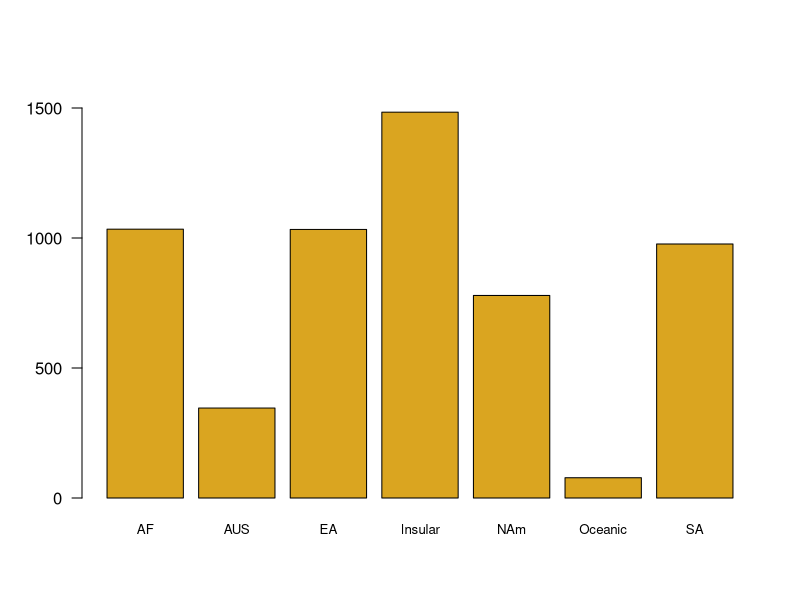
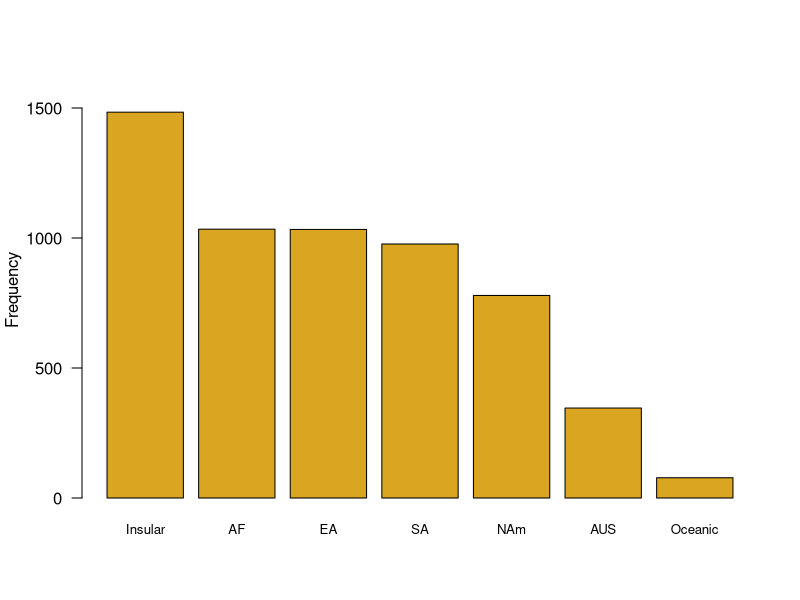
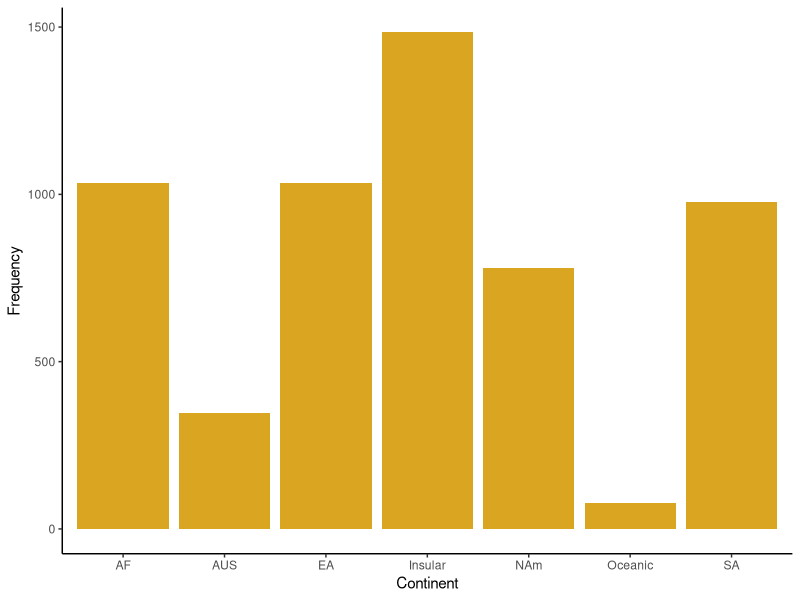
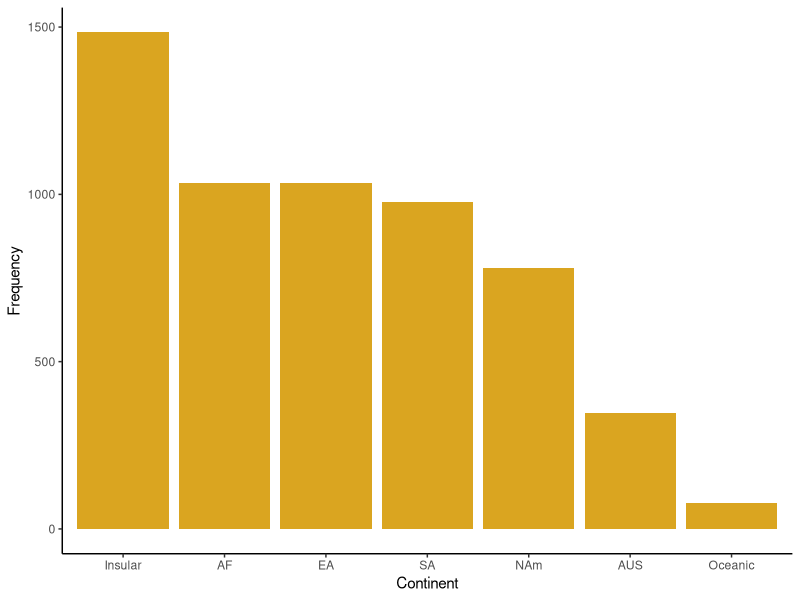
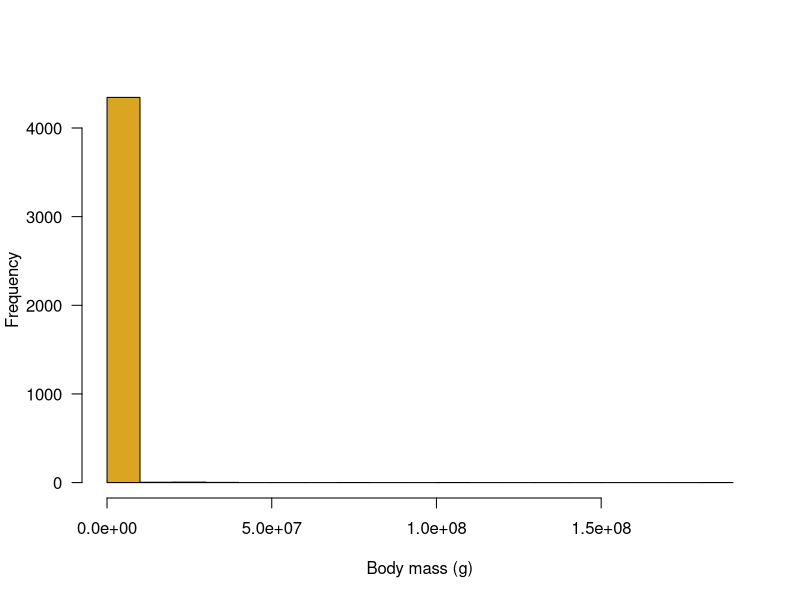
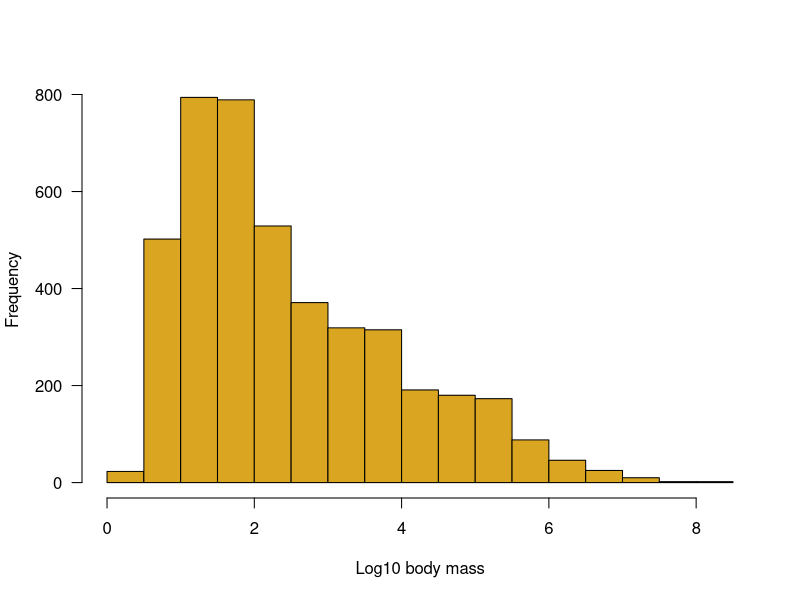
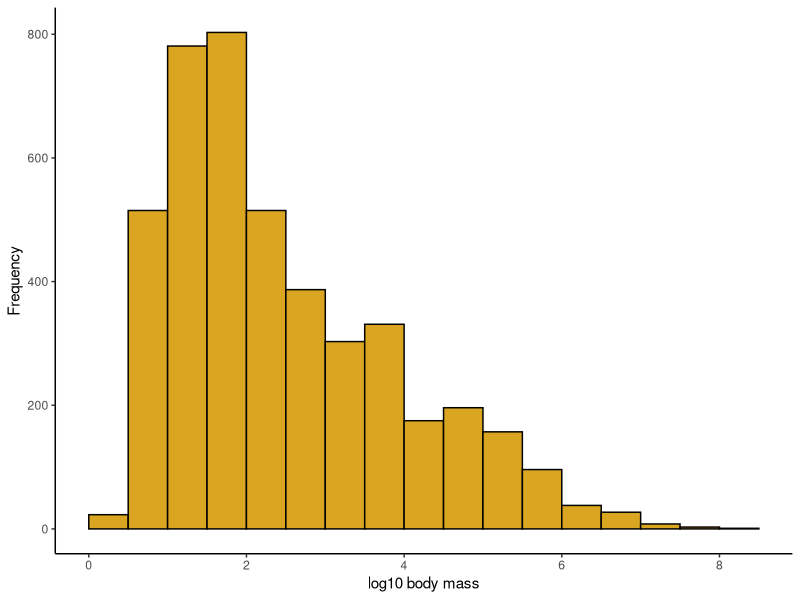
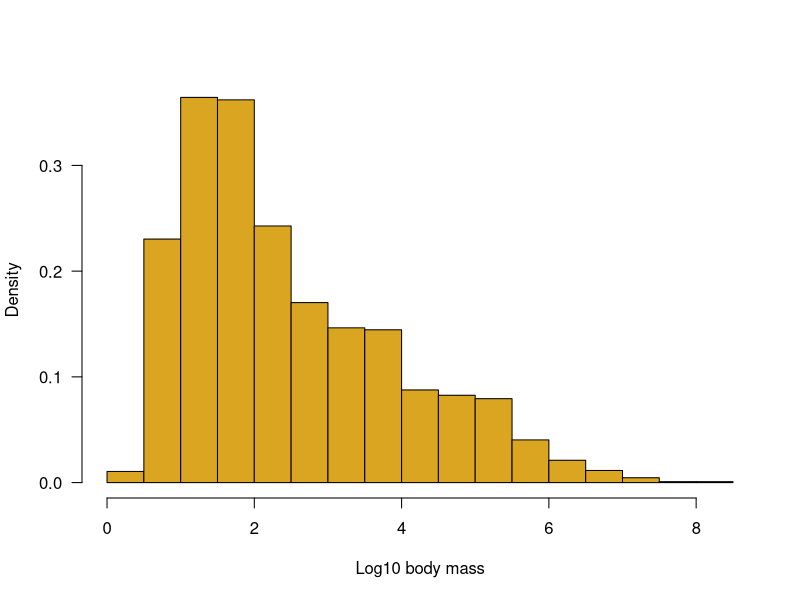

Reproduce these figures in R, in order.
## ---- chunk 1
# Load the packages you might need

# Load data
# NB your file path may be different than mine
mammals <- read.csv("data/biogeogMammals.csv")
head(mammals)

# Number of mammal species on each continent
table(mammals$continent)

# Fix "Af"
which(mammals$continent=="Af")

mammals$continent[322]<-"AF" # replace the wrong value

table(mammals$continent) # now the table is fixed

# How many extinct mammals?
# The table shows that 242 species of mammal are listed as extinct
z <- table(mammals$status)
z

# Extinction status by continent (contingency table)
# The table shows that Australia (AUS) has the greatest number of extinct species
# relative to the total number.
table(mammals$continent, mammals$status)
## ---- chunk 2
# Load the packages you might need
library(ggplot2)

# Bar plot of mammal species by continent
barplot(
  table(mammals$continent),
  col = "goldenrod",
  cex.names = 0.8,
  ylim = c(0, 1600),
  las = 1
)
## ---- chunk 3
# Barplot sorted by frequency
barplot(
  sort(table(mammals$continent),
       decreasing = TRUE),
  col = "goldenrod",
  cex.names = 0.8,
  las = 1,
  ylim = c(0, 1600),
  ylab = "Frequency"
)
## ---- chunk 4

# ggplot methods
ggplot(mammals, aes(x = continent)) +
  geom_bar(stat = "count", fill = "goldenrod") +
  labs(x = "Continent", y = "Frequency") +
  theme_classic()

## ---- chunk 5

# To order by category in ggplot, first make a new factor variable

mammals$continent_ordered <- factor(mammals$continent,
                                    levels = names(sort(table(mammals$continent),
                                                        decreasing = TRUE)))

ggplot(mammals, aes(x = continent_ordered)) +
  geom_bar(stat = "count", fill = "goldenrod") +
  labs(x = "Continent", y = "Frequency") +
  theme_classic()

## ---- chunk 6
# Histogram of body masses
hist(mammals$mass.grams, col="goldenrod", 
      right = FALSE, 
      las = 1, 
      xlab = "Body mass (g)", 
      main = "")
## ---- chunk 7
# Add a new variable, log10 of body mass
mammals$logmass <- log10(mammals$mass.grams)

hist(mammals$logmass, 
      col="goldenrod", 
      right = FALSE, 
      las = 1,
      xlab = "Log10 body mass", 
      main = "", 
      breaks = seq(0, 8.5, by = 0.5))
## ---- chunk 8
ggplot(mammals, aes(x = logmass)) + 
    geom_histogram(fill = "goldenrod", 
                  col = "black", 
                  binwidth = 0.5, 
                  boundary = 0) + 
    labs(x = "log10 body mass", y = "Frequency") + 
    theme_classic()

## ---- chunk 9
# Plot density instead
hist(mammals$logmass, 
      col="goldenrod", 
      right = FALSE, 
      las = 1, 
      prob = TRUE,
      xlab = "Log10 body mass", 
      main = "", 
      breaks = seq(0, 8.5, by = 0.5))
## ---- chunk 10

# with ggplot
ggplot(mammals, aes(x = logmass)) + 
    geom_histogram(fill = "goldenrod", 
                  col = "black", 
                  binwidth = 0.5, 
                  boundary = 0, 
                  aes(y = ..density..)) + 
    labs(x = "log10 body mass", y = "Density") + 
  theme_classic()

## Warning: Removed 1372 rows containing non-finite values (stat_bin).
## ---- chunk 11
# Normal quantile plot
qqnorm(mammals$logmass)
# adds the straight line for comparison through 1st and 3rd quartiles
qqline(mammals$logmass, col = 'red') 

## ---- chunk 12
# Histogram with best-fit normal curve superimposed.
# The curve function is fussy about the name of the variable: must be "x"
x <- mammals$logmass

hist(
  x,
  col = "goldenrod",
  right = FALSE,
  las = 1,
  prob = TRUE,
  xlab = "Log10 body mass",
  main = "",
  breaks = seq(0, 8.5, by = 0.5)
)

m <- mean(x, na.rm = TRUE)
s <- sd(x, na.rm = TRUE)

curve(
  dnorm(x, mean = m, sd = s),
  col = "blue",
  lwd = 3,
  lty = 3,
  add = TRUE
)
## ---- chunk 13
# Box plot to compare the distribution of body sizes
# Extinct mammals tend to have large mass compared to extant mammals.
# The frequency distributions for these two groups also have opposite skew.

boxplot(logmass ~ status, data = mammals, ylab = "log10 body mass", 
        col = "goldenrod1", las = 1)
## ---- chunk 14
# or ggplot method
ggplot(mammals, aes(x = status, y = logmass)) + 
    geom_boxplot(fill = "goldenrod1", notch = FALSE) + 
    labs(x = "Status", y = "Log10 body mass") + 
    theme_classic()

## ---- chunk 15
# Violin plot
ggplot(mammals, aes(x = status, y = logmass)) + 
    geom_violin(fill = "goldenrod1") + 
    labs(x = "Status", y = "Log10 body mass") + 
    stat_summary(fun.y = mean,  geom = "point", color = "black") +
  theme_classic()
## ---- chunk 16
# Multiple histograms
ggplot(mammals, aes(x = logmass)) + 
    geom_histogram(fill = "goldenrod1", col = "black", 
             binwidth = 0.2, boundary = 0) +
    labs(x = "log10 body mass", y = "Frequency") + 
    facet_wrap(~status, ncol = 1, scales = "free_y", strip.position = "right") +
  theme_classic()

## ---- chunk 17
# Read and inspect data
# NB your file path may be different than mine
x <- read.csv("data/fruitflies.csv")

head(x)

# Strip chart
stripchart(longevity.days ~ treatment, 
          data = x, 
          vertical = TRUE, 
          method = "jitter",
          pch = 16, 
          col = "blue", 
          cex.axis=0.7, 
          ylab="Longevity (days)")
## ---- chunk 18
# Strip chart using ggplot
ggplot(x, aes(x=treatment, y=longevity.days)) +
  geom_jitter(color = "blue", size = 3, width = 0.15) +
  labs(x = "Treatment", y = "Longevity (days)") + 
  theme_classic()

## ---- chunk 19
# Box plot
boxplot(
  longevity.days ~ treatment,
  data = x,
  cex.axis = .7,
  ylab = "Longevity (days)",
  boxwex = 0.5,
  col = "goldenrod1"
)
## ---- chunk 20
# Box plot using ggplot
ggplot(x, aes(x=treatment, y=longevity.days)) +
  geom_boxplot(fill = "goldenrod1", width = 0.5) +
  labs(x = "Treatment", y = "Longevity (days)") + 
  theme_classic()

## ---- chunk 21
# Scatter plot
plot(
  longevity.days ~ thorax.mm,
  data = x,
  pch = 16,
  col = "blue",
  las = 1,
  xlab = "Thorax length (mm)",
  ylab = "Longevity (days)"
)
## ---- chunk 22
# Scatter plot with ggplot
ggplot(x, aes(x = thorax.mm, y = longevity.days)) + 
    geom_point(size = 3, col = "blue") + 
    labs(x = "Thorax length (mm)", y = "Longevity (days)") + 
    theme_classic()
## ---- chunk 23
# Not run - just here to show code

# Scatter plot with separate colors for each group 
plot(
  longevity.days ~ thorax.mm,
  data = x,
  pch = as.numeric(factor(treatment)),
  col = as.numeric(factor(treatment)),
  las = 1,
  xlab = "Thorax length (mm)",
  ylab = "Longevity (days)"
)

# NB the locator(1) function allows you to click ON YOUR PLOT
# to place the legend... neat eh?
# legend(
#   locator(1),
#   legend = as.character(levels(factor(x$treatment))),
#   pch = 1:length(levels(factor(x$treatment))),
#   col = 1:length(levels(factor(x$treatment)))
# )

legend(
  y = 90, x = .65,
  legend = as.character(levels(factor(x$treatment))),
  pch = 1:length(levels(factor(x$treatment))),
  col = 1:length(levels(factor(x$treatment)))
)
## ---- chunk 24
# Scatter plot with separate colors for each group using ggplot
ggplot(x, aes(x = thorax.mm, y = longevity.days, colour = treatment, 
            shape = treatment)) + 
    geom_point(size = 2) + 
    labs(x = "Thorax length (mm)", y = "Longevity (days)") + 
    theme_classic()

## ---- chunk 25
# Add lines; shown for ggplot method only
ggplot(x, aes(x=thorax.mm, y=longevity.days, colour = treatment, 
            shape = treatment)) + 
    geom_point(size = 2) +
    geom_smooth(method = lm, size = 1, se = FALSE) +
    labs(x = "Thorax length (mm)", y = "Longevity (days)") + 
    theme_classic()
## `geom_smooth()` using formula 'y ~ x'

